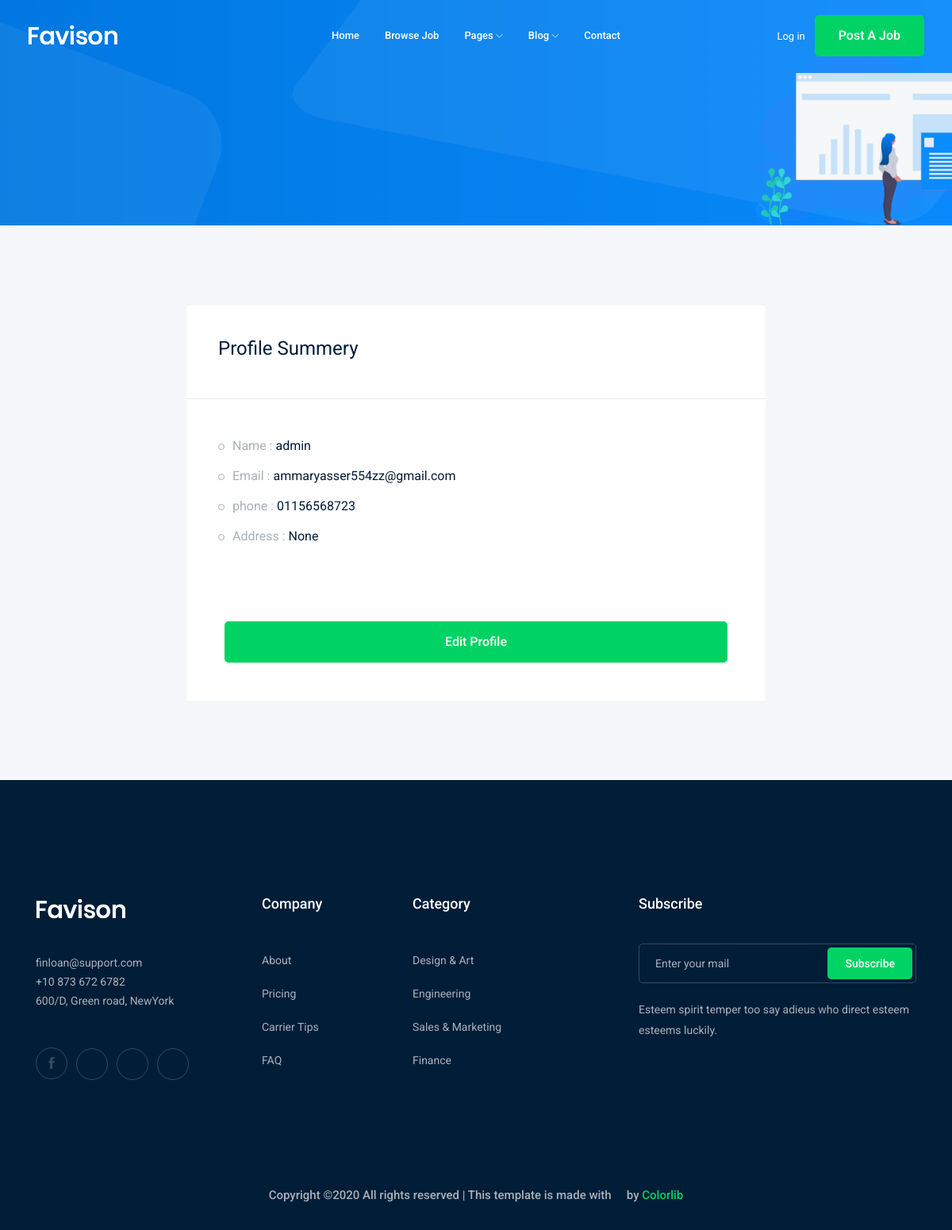
The app's page /accounts/profile (signed in) with its own data.
### accounts/models.py (models this page shows)
class Profile(models.Model):
    user = models.OneToOneField(User, on_delete=models.CASCADE)
    city = models.ForeignKey('City', related_name='user_city', on_delete=models.CASCADE , blank=True, null=True)
    phone_number = models.CharField(max_length=20)
    image = models.ImageField( upload_to='profile/')
    def __str__(self):
        return str(self.user)

### accounts/views.py (the view)
# urls.py: path('profile',views.profile,name='profile'),
def profile(request):
    profile=Profile.objects.get(user=request.user)
    return render(request,'accounts/profile.html',{'profile':profile})

### accounts/templates/accounts/profile.html (shortened to what this page needs)
 {% extends 'based.html' %}
 {% load bootstrap4 %}
{% block body %}
    <div class="bradcam_area bradcam_bg_1">
        <div class="container">
            <div class="row">
                <div class="col-xl-12">
                </div>
            </div>
        </div>
    </div>
    <div class="job_details_area">
        <div class="container">
            <div class="row">
                <div class="col-lg-8 mx-auto">
                    <div class="job_sumary">
                        <div class="summery_header">
                            <h3>Profile Summery</h3>
                        </div>
                        <div class="job_content">
                            <ul>
                                <li>Name :  <span>{{profile}}</span></li>
                                <li>Email :  <span>{{profile.user.email}}</span></li>
                                <li>phone :  <span>{{profile.phone_number}}</span></li>
                                <li>Address :  <span>{{profile.city}}</span></li>
                            </ul>
                        </div>
                        <div class="p-5">
                            <a class="boxed-btn3 w-100" href="" >Edit profile</a>
                        </div>
                    </div>
                </div>
            </div>
        </div>
    </div>
{% endblock body %}

### records on screen
Profile: user.username "admin", user.email "ammaryasser554zz@gmail.com", phone_number "01156568723", city "None"
